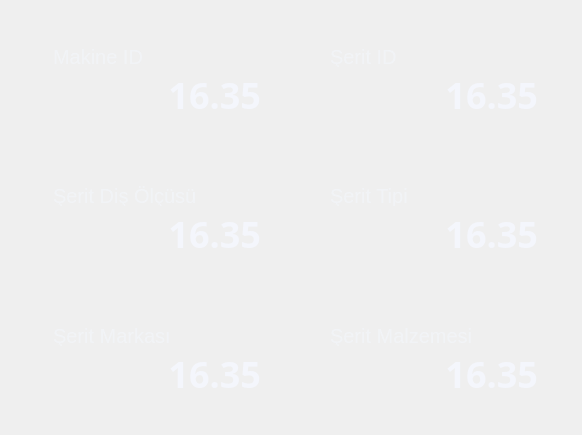
  <widget class="QFrame" name="Container">
   <property name="geometry">
    <rect>
     <x>425</x>
     <y>127</y>
     <width>582</width>
     <height>435</height>
    </rect>
   </property>
   <property name="styleSheet">
    <string notr="true">QFrame {
    background: qlineargradient(
        x1:0, y1:0, x2:0, y2:1,
        stop:0 rgba(6, 11, 38, 240),
        stop:1 rgba(26, 31, 55, 0)
    );
    border-radius: 20px;
}
</string>
   </property>
   <property name="frameShape">
    <enum>QFrame::StyledPanel</enum>
   </property>
   <property name="frameShadow">
    <enum>QFrame::Raised</enum>
   </property>
   <widget class="QFrame" name="FrameMakineID">
    <property name="geometry">
     <rect>
      <x>20</x>
      <y>27</y>
      <width>260</width>
      <height>105</height>
     </rect>
    </property>
    <property name="styleSheet">
     <string notr="true">QFrame {
    background: qlineargradient(
        x1:0, y1:0, x2:0, y2:1,
        stop:0 rgba(6, 11, 38, 240),
        stop:1 rgba(26, 31, 55, 0)
    );
    border-radius: 20px;
}
</string>
    </property>
    <property name="frameShape">
     <enum>QFrame::StyledPanel</enum>
    </property>
    <property name="frameShadow">
     <enum>QFrame::Raised</enum>
    </property>
    <widget class="QLabel" name="labelMakineID">
     <property name="geometry">
      <rect>
       <x>33</x>
       <y>20</y>
       <width>201</width>
       <height>20</height>
      </rect>
     </property>
     <property name="styleSheet">
      <string notr="true">QLabel{
	background-color: transparent;
	color: rgba(244, 246, 252, 151);
	font-family: 'Plus-Jakarta-Sans';
	font-weight: medium;
	font-size: 20px;
}</string>
     </property>
     <property name="text">
      <string>Makine ID</string>
     </property>
    </widget>
    <widget class="QLabel" name="labelMakineIDValue">
     <property name="geometry">
      <rect>
       <x>30</x>
       <y>43</y>
       <width>211</width>
       <height>50</height>
      </rect>
     </property>
     <property name="font">
      <font>
       <family>Plus-Jakarta-Sans</family>
       <pointsize>-1</pointsize>
       <weight>75</weight>
       <bold>true</bold>
      </font>
     </property>
     <property name="styleSheet">
      <string notr="true">QLabel{
	background-color: transparent;
	color: #F4F6FC;
	font-family: 'Plus-Jakarta-Sans';
	font-weight: bold;
	font-size: 36px;
}</string>
     </property>
     <property name="text">
      <string>16.35</string>
     </property>
     <property name="alignment">
      <set>Qt::AlignRight|Qt::AlignTrailing|Qt::AlignVCenter</set>
     </property>
    </widget>
   </widget>
   <widget class="QFrame" name="FrameSeritID">
    <property name="geometry">
     <rect>
      <x>297</x>
      <y>27</y>
      <width>260</width>
      <height>105</height>
     </rect>
    </property>
    <property name="styleSheet">
     <string notr="true">QFrame {
    background: qlineargradient(
        x1:0, y1:0, x2:0, y2:1,
        stop:0 rgba(6, 11, 38, 240),
        stop:1 rgba(26, 31, 55, 0)
    );
    border-radius: 20px;
}
</string>
    </property>
    <property name="frameShape">
     <enum>QFrame::StyledPanel</enum>
    </property>
    <property name="frameShadow">
     <enum>QFrame::Raised</enum>
    </property>
    <widget class="QLabel" name="labelSeritID">
     <property name="geometry">
      <rect>
       <x>33</x>
       <y>20</y>
       <width>201</width>
       <height>20</height>
      </rect>
     </property>
     <property name="styleSheet">
      <string notr="true">QLabel{
	background-color: transparent;
	color: rgba(244, 246, 252, 151);
	font-family: 'Plus-Jakarta-Sans';
	font-weight: medium;
	font-size: 20px;
}</string>
     </property>
     <property name="text">
      <string>Şerit ID</string>
     </property>
    </widget>
    <widget class="QLabel" name="labelSeritIDValue">
     <property name="geometry">
      <rect>
       <x>30</x>
       <y>43</y>
       <width>211</width>
       <height>50</height>
      </rect>
     </property>
     <property name="font">
      <font>
       <family>Plus-Jakarta-Sans</family>
       <pointsize>-1</pointsize>
       <weight>75</weight>
       <bold>true</bold>
      </font>
     </property>
     <property name="styleSheet">
      <string notr="true">QLabel{
	background-color: transparent;
	color: #F4F6FC;
	font-family: 'Plus-Jakarta-Sans';
	font-weight: bold;
	font-size: 36px;
}</string>
     </property>
     <property name="text">
      <string>16.35</string>
     </property>
     <property name="alignment">
      <set>Qt::AlignRight|Qt::AlignTrailing|Qt::AlignVCenter</set>
     </property>
    </widget>
   </widget>
   <widget class="QFrame" name="FrameSeritDisOlcusu">
    <property name="geometry">
     <rect>
      <x>20</x>
      <y>166</y>
      <width>260</width>
      <height>105</height>
     </rect>
    </property>
    <property name="styleSheet">
     <string notr="true">QFrame {
    background: qlineargradient(
        x1:0, y1:0, x2:0, y2:1,
        stop:0 rgba(6, 11, 38, 240),
        stop:1 rgba(26, 31, 55, 0)
    );
    border-radius: 20px;
}
</string>
    </property>
    <property name="frameShape">
     <enum>QFrame::StyledPanel</enum>
    </property>
    <property name="frameShadow">
     <enum>QFrame::Raised</enum>
    </property>
    <widget class="QLabel" name="labelSeritDisOlcusu">
     <property name="geometry">
      <rect>
       <x>33</x>
       <y>20</y>
       <width>201</width>
       <height>20</height>
      </rect>
     </property>
     <property name="styleSheet">
      <string notr="true">QLabel{
	background-color: transparent;
	color: rgba(244, 246, 252, 151);
	font-family: 'Plus-Jakarta-Sans';
	font-weight: medium;
	font-size: 20px;
}</string>
     </property>
     <property name="text">
      <string>Şerit Diş Ölçüsü</string>
     </property>
    </widget>
    <widget class="QLabel" name="labelSeritDisOlcusuValue">
     <property name="geometry">
      <rect>
       <x>30</x>
       <y>43</y>
       <width>211</width>
       <height>50</height>
      </rect>
     </property>
     <property name="font">
      <font>
       <family>Plus-Jakarta-Sans</family>
       <pointsize>-1</pointsize>
       <weight>75</weight>
       <bold>true</bold>
      </font>
     </property>
     <property name="styleSheet">
      <string notr="true">QLabel{
	background-color: transparent;
	color: #F4F6FC;
	font-family: 'Plus-Jakarta-Sans';
	font-weight: bold;
	font-size: 36px;
}</string>
     </property>
     <property name="text">
      <string>16.35</string>
     </property>
     <property name="alignment">
      <set>Qt::AlignRight|Qt::AlignTrailing|Qt::AlignVCenter</set>
     </property>
    </widget>
   </widget>
   <widget class="QFrame" name="FrameSeritTipi">
    <property name="geometry">
     <rect>
      <x>297</x>
      <y>166</y>
      <width>260</width>
      <height>105</height>
     </rect>
    </property>
    <property name="styleSheet">
     <string notr="true">QFrame {
    background: qlineargradient(
        x1:0, y1:0, x2:0, y2:1,
        stop:0 rgba(6, 11, 38, 240),
        stop:1 rgba(26, 31, 55, 0)
    );
    border-radius: 20px;
}
</string>
    </property>
    <property name="frameShape">
     <enum>QFrame::StyledPanel</enum>
    </property>
    <property name="frameShadow">
     <enum>QFrame::Raised</enum>
    </property>
    <widget class="QLabel" name="labelSeritTipi">
     <property name="geometry">
      <rect>
       <x>33</x>
       <y>20</y>
       <width>201</width>
       <height>20</height>
      </rect>
     </property>
     <property name="styleSheet">
      <string notr="true">QLabel{
	background-color: transparent;
	color: rgba(244, 246, 252, 151);
	font-family: 'Plus-Jakarta-Sans';
	font-weight: medium;
	font-size: 20px;
}</string>
     </property>
     <property name="text">
      <string>Şerit Tipi</string>
     </property>
    </widget>
    <widget class="QLabel" name="labelSeritTipiValue">
     <property name="geometry">
      <rect>
       <x>30</x>
       <y>43</y>
       <width>211</width>
       <height>50</height>
      </rect>
     </property>
     <property name="font">
      <font>
       <family>Plus-Jakarta-Sans</family>
       <pointsize>-1</pointsize>
       <weight>75</weight>
       <bold>true</bold>
      </font>
     </property>
     <property name="styleSheet">
      <string notr="true">QLabel{
	background-color: transparent;
	color: #F4F6FC;
	font-family: 'Plus-Jakarta-Sans';
	font-weight: bold;
	font-size: 36px;
}</string>
     </property>
     <property name="text">
      <string>16.35</string>
     </property>
     <property name="alignment">
      <set>Qt::AlignRight|Qt::AlignTrailing|Qt::AlignVCenter</set>
     </property>
    </widget>
   </widget>
   <widget class="QFrame" name="FrameSeritMarkasi">
    <property name="geometry">
     <rect>
      <x>20</x>
      <y>306</y>
      <width>260</width>
      <height>105</height>
     </rect>
    </property>
    <property name="styleSheet">
     <string notr="true">QFrame {
    background: qlineargradient(
        x1:0, y1:0, x2:0, y2:1,
        stop:0 rgba(6, 11, 38, 240),
        stop:1 rgba(26, 31, 55, 0)
    );
    border-radius: 20px;
}
</string>
    </property>
    <property name="frameShape">
     <enum>QFrame::StyledPanel</enum>
    </property>
    <property name="frameShadow">
     <enum>QFrame::Raised</enum>
    </property>
    <widget class="QLabel" name="labelSeritMarkasi">
     <property name="geometry">
      <rect>
       <x>33</x>
       <y>20</y>
       <width>211</width>
       <height>20</height>
      </rect>
     </property>
     <property name="styleSheet">
      <string notr="true">QLabel{
	background-color: transparent;
	color: rgba(244, 246, 252, 151);
	font-family: 'Plus-Jakarta-Sans';
	font-weight: medium;
	font-size: 20px;
}</string>
     </property>
     <property name="text">
      <string>Şerit Markası</string>
     </property>
    </widget>
    <widget class="QLabel" name="labelSeritMarkasiValue">
     <property name="geometry">
      <rect>
       <x>30</x>
       <y>43</y>
       <width>211</width>
       <height>50</height>
      </rect>
     </property>
     <property name="font">
      <font>
       <family>Plus-Jakarta-Sans</family>
       <pointsize>-1</pointsize>
       <weight>75</weight>
       <bold>true</bold>
      </font>
     </property>
     <property name="styleSheet">
      <string notr="true">QLabel{
	background-color: transparent;
	color: #F4F6FC;
	font-family: 'Plus-Jakarta-Sans';
	font-weight: bold;
	font-size: 36px;
}</string>
     </property>
     <property name="text">
      <string>16.35</string>
     </property>
     <property name="alignment">
      <set>Qt::AlignRight|Qt::AlignTrailing|Qt::AlignVCenter</set>
     </property>
    </widget>
   </widget>
   <widget class="QFrame" name="FrameSeritMalzemesi">
    <property name="geometry">
     <rect>
      <x>297</x>
      <y>306</y>
      <width>260</width>
      <height>105</height>
     </rect>
    </property>
    <property name="styleSheet">
     <string notr="true">QFrame {
    background: qlineargradient(
        x1:0, y1:0, x2:0, y2:1,
        stop:0 rgba(6, 11, 38, 240),
        stop:1 rgba(26, 31, 55, 0)
    );
    border-radius: 20px;
}
</string>
    </property>
    <property name="frameShape">
     <enum>QFrame::StyledPanel</enum>
    </property>
    <property name="frameShadow">
     <enum>QFrame::Raised</enum>
    </property>
    <widget class="QLabel" name="labelBandSeritMalzemesi">
     <property name="geometry">
      <rect>
       <x>33</x>
       <y>20</y>
       <width>201</width>
       <height>20</height>
      </rect>
     </property>
     <property name="styleSheet">
      <string notr="true">QLabel{
	background-color: transparent;
	color: rgba(244, 246, 252, 151);
	font-family: 'Plus-Jakarta-Sans';
	font-weight: medium;
	font-size: 20px;
}</string>
     </property>
     <property name="text">
      <string>Şerit Malzemesi</string>
     </property>
    </widget>
    <widget class="QLabel" name="labelBandSeritMalzemesiValue">
     <property name="geometry">
      <rect>
       <x>30</x>
       <y>43</y>
       <width>211</width>
       <height>50</height>
      </rect>
     </property>
     <property name="font">
      <font>
       <family>Plus-Jakarta-Sans</family>
       <pointsize>-1</pointsize>
       <weight>75</weight>
       <bold>true</bold>
      </font>
     </property>
     <property name="styleSheet">
      <string notr="true">QLabel{
	background-color: transparent;
	color: #F4F6FC;
	font-family: 'Plus-Jakarta-Sans';
	font-weight: bold;
	font-size: 36px;
}</string>
     </property>
     <property name="text">
      <string>16.35</string>
     </property>
     <property name="alignment">
      <set>Qt::AlignRight|Qt::AlignTrailing|Qt::AlignVCenter</set>
     </property>
    </widget>
   </widget>
  </widget>
